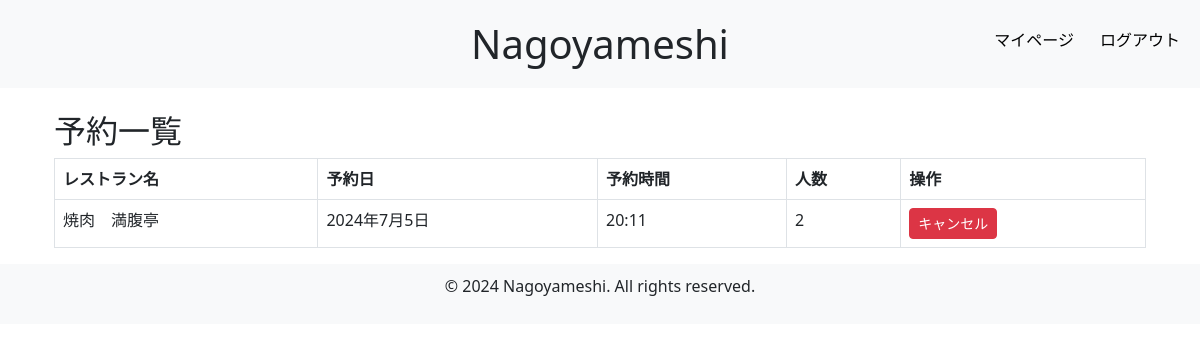
Page /reservations/ (signed in) on the committed database.
### nagoyameshi/models.py (models this page shows, shortened)
class Reservation(models.Model):
    user = models.ForeignKey(CustomUser, on_delete=models.CASCADE)
    restaurant = models.ForeignKey(Restaurant, on_delete=models.CASCADE)
    reservation_date = models.DateField()
    reservation_time = models.TimeField()
    number_of_people = models.PositiveIntegerField()
    created_at = models.DateTimeField(auto_now_add=True)

class Restaurant(models.Model):
    name = models.CharField(max_length=200)
    price = models.PositiveIntegerField()
    description = models.TextField()
    postal_code = models.CharField(max_length=10)
    address = models.CharField(max_length=200)
    phone_number = models.CharField(max_length=15)
    open_time = models.TimeField()
    close_time = models.TimeField()
    created_at = models.DateTimeField(auto_now_add=True)
    updated_at = models.TimeField(auto_now=True)
    img = models.ImageField(upload_to='restaurant_images/')
    category = models.ForeignKey(Category, on_delete=models.CASCADE, null=True, blank=True)

### nagoyameshi/decorators.py (the view)
    def _wrapped_view_func(request, *args, **kwargs):
        if request.user.is_authenticated and request.user.is_subscription_user:
            return view_func(request, *args, **kwargs)
        else:
            return redirect('subscription_required')  # エラーページにリダイレクト

### nagoyameshi/views.py (called while the page is built)
@login_required
@subscription_required
def reservation_list(request):
    reservations = Reservation.objects.filter(user=request.user)
    return render(request, 'reservation_list.html', {'reservations': reservations})

### nagoyameshi/templates/reservation_list.html (shortened to what this page needs)
{% extends 'base.html' %}
{% block content %}
<div class="container mt-4">
    <h2>予約一覧</h2>
    <table class="table table-bordered">
        <thead>
            <tr>
                <th>レストラン名</th>
                <th>予約日</th>
                <th>予約時間</th>
                <th>人数</th>
                <th>操作</th>
            </tr>
        </thead>
        <tbody>
            {% for reservation in reservations %}
            <tr>
                <td>{{ reservation.restaurant.name }}</td>
                <td>{{ reservation.reservation_date }}</td>
                <td>{{ reservation.reservation_time }}</td>
                <td>{{ reservation.number_of_people }}</td>
                <td>
                    <a href="{% url 'cancel_reservation' reservation.id %}" class="btn btn-danger btn-sm">キャンセル</a>
                </td>
            </tr>
            {% endfor %}
        </tbody>
    </table>
</div>
{% endblock %}

### rows in the picture
Reservation: restaurant.name "焼肉 満腹亭", reservation_date "2024年7月5日", reservation_time "20:11", number_of_people "2"
